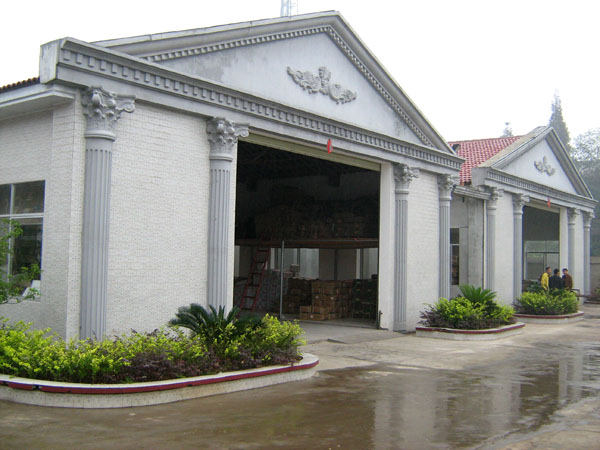
//> input picture LineSegmentDetector/test.jpg, 600 x 450 px
$ ./Source ../LineSegmentDetector/test.jpg ../LineSegmentDetector/test.jpg   (built with g++ and OpenCV 4)
//> lines starting //> are read from the running program, lines starting //| are printed output that depends on the picture
#include "opencv2/highgui/highgui.hpp"
#include "opencv2/imgproc/imgproc.hpp"
#include "opencv2/features2d/features2d.hpp"
#include <iostream>
#include <stdio.h>
#include <stdlib.h>

cv::Mat image;
int thresh = 200;
int max_thresh = 400;

int gauKsize = 11;
int maxGauKsize = 21;

char* source_window = "Source image";

void filterHessian( int, void* );

int main( int argc, char** argv )
{
  if( argc != 3 ) {
    std::cerr << "Usage: " << argv[0] << " <InputImage> <method>" << std::endl;
	  return EXIT_FAILURE;
  }

  image = cv::imread( argv[1], 1 );
//> image is the input picture: 450 rows x 600 cols, CV_8UC3; mean B, G, R 140.9, 147.4, 147.3
  if(!image.data) {
    return EXIT_FAILURE;
  }
  cv::resize(image, image, cv::Size(0, 0), 0.75, 0.75, 1);
//> image: 338 rows x 450 cols, CV_8UC3
  //cv::cvtColor(image, image, CV_RGB2GRAY);
  cv::namedWindow( source_window, CV_WINDOW_AUTOSIZE );
  cv::createTrackbar( "Threshold: ", source_window, &thresh, max_thresh, filterHessian );
  cv::createTrackbar( "Kernel: ", source_window, &gauKsize, maxGauKsize, filterHessian );
  cv::imshow( source_window, image );
  filterHessian(0, 0);
  cv::waitKey(0);
  return EXIT_SUCCESS;
}

void filterHessian( int, void* )
{
	cv::Mat dXX, dYY, dXY;

	cv::Sobel(image, dXX, CV_32F, 2, 0);
	cv::Sobel(image, dYY, CV_32F, 0, 2);
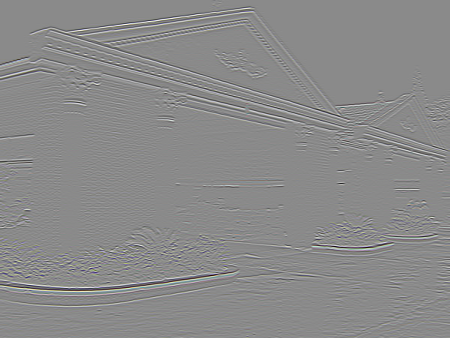
//> dYY: 338 rows x 450 cols, CV_32FC3; mean B, G, R 0, 0, 0; drawn with min black and max white
	cv::Sobel(image, dXY, CV_32F, 1, 1);
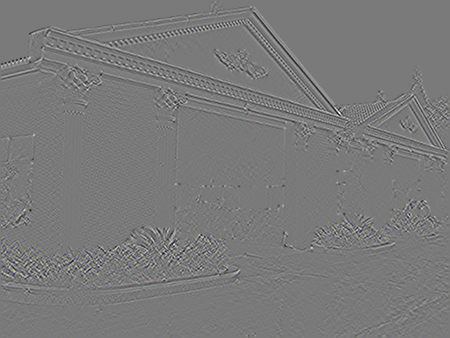
//> dXY: 338 rows x 450 cols, CV_32FC3; mean B, G, R 0, 0, 0; drawn with min black and max white

	cv::Mat gau = cv::getGaussianKernel(gauKsize, -1, CV_32F);

	cv::sepFilter2D(dXX, dXX, CV_32F, gau.t(), gau);
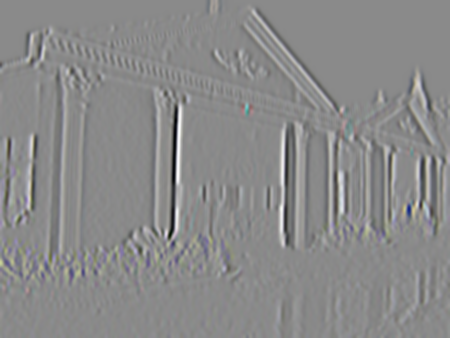
//> dXX: 338 rows x 450 cols, CV_32FC3; mean B, G, R 0, 0, 0; drawn with min black and max white
	cv::sepFilter2D(dYY, dYY, CV_32F, gau.t(), gau);
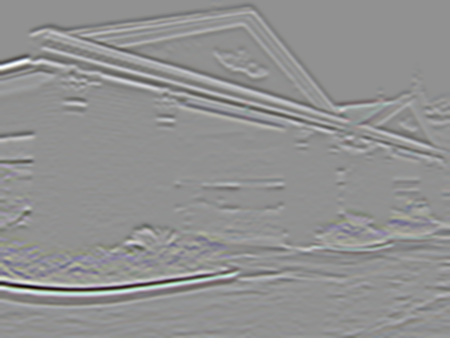
//> dYY: 338 rows x 450 cols, CV_32FC3; mean B, G, R 0, 0, 0; drawn with min black and max white
	cv::sepFilter2D(dXY, dXY, CV_32F, gau.t(), gau);
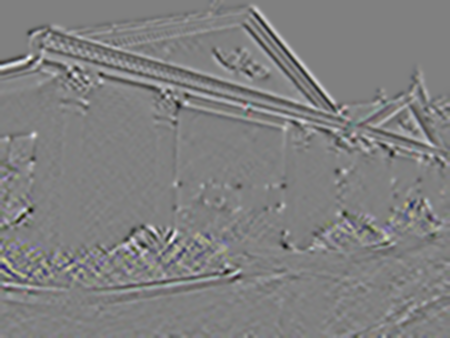
//> dXY: 338 rows x 450 cols, CV_32FC3; mean B, G, R 0, 0, 0; drawn with min black and max white

	cv::Mat dst = image.clone();

	std::cout << thresh << " : " << gauKsize << std::endl;

	cv::Mat detH = dXX.mul(dYY) - (dXY.mul(dXY));
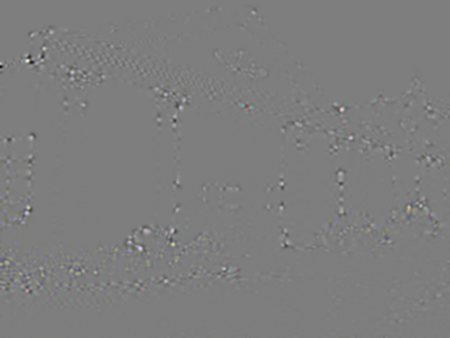
//> detH: 338 rows x 450 cols, CV_32FC3; mean B, G, R -0.1, -0.1, -0.1; drawn with min black and max white

	for( int j = 0; j < detH.rows ; j++ ) {
		for( int i = 0; i < detH.cols; i++ ) {
			//float pixelHessianResponse = detH.at<float>(j, i);
			cv::Vec3f pixelHessianResponse = detH.at<cv::Vec3f>(j, i);
			//if ((pixelHessianResponse >= (float)thresh)) {
			if( (pixelHessianResponse[0] + pixelHessianResponse[1] + pixelHessianResponse[2]) / 3 >= (float)thresh ) {
				circle( dst, cv::Point( i, j ), 1, cv::Scalar(0, 0, 255), 2, 8, 0 );
			}
		}
	}
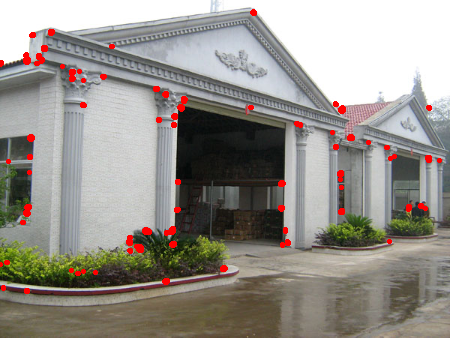
//> dst: 338 rows x 450 cols, CV_8UC3; mean B, G, R 138.8, 145.1, 149.7
	cv::namedWindow(source_window, CV_WINDOW_NORMAL);
	cv::imshow( source_window, dst );
}
